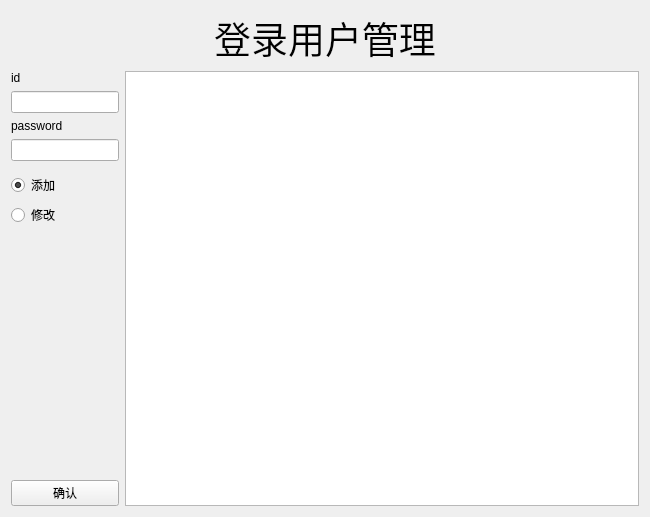
<?xml version="1.0" encoding="UTF-8"?>
<ui version="4.0">
 <class>UserWindow</class>
 <widget class="QWidget" name="UserWindow">
  <property name="geometry">
   <rect>
    <x>0</x>
    <y>0</y>
    <width>650</width>
    <height>517</height>
   </rect>
  </property>
  <property name="windowTitle">
   <string>Form</string>
  </property>
  <layout class="QGridLayout" name="gridLayout">
   <item row="7" column="0" colspan="2">
    <widget class="QRadioButton" name="rdb_modi">
     <property name="text">
      <string>修改</string>
     </property>
    </widget>
   </item>
   <item row="6" column="0" colspan="2">
    <widget class="QRadioButton" name="rdb_add">
     <property name="text">
      <string>添加</string>
     </property>
     <property name="checked">
      <bool>true</bool>
     </property>
    </widget>
   </item>
   <item row="3" column="0" colspan="2">
    <widget class="QLabel" name="label_3">
     <property name="text">
      <string>password</string>
     </property>
    </widget>
   </item>
   <item row="1" column="2" rowspan="9">
    <widget class="QTableView" name="tableView"/>
   </item>
   <item row="2" column="0" colspan="2">
    <widget class="QLineEdit" name="ldt_id"/>
   </item>
   <item row="8" column="0" colspan="2">
    <spacer name="verticalSpacer_2">
     <property name="orientation">
      <enum>Qt::Vertical</enum>
     </property>
     <property name="sizeHint" stdset="0">
      <size>
       <width>20</width>
       <height>235</height>
      </size>
     </property>
    </spacer>
   </item>
   <item row="0" column="0" colspan="3">
    <widget class="QLabel" name="label">
     <property name="font">
      <font>
       <pointsize>28</pointsize>
      </font>
     </property>
     <property name="text">
      <string>登录用户管理</string>
     </property>
     <property name="alignment">
      <set>Qt::AlignCenter</set>
     </property>
    </widget>
   </item>
   <item row="1" column="0">
    <widget class="QLabel" name="label_2">
     <property name="text">
      <string>id</string>
     </property>
    </widget>
   </item>
   <item row="9" column="0" colspan="2">
    <widget class="QPushButton" name="btn_adduser">
     <property name="text">
      <string>确认</string>
     </property>
    </widget>
   </item>
   <item row="4" column="0" colspan="2">
    <widget class="QLineEdit" name="ldt_password"/>
   </item>
  </layout>
 </widget>
 <resources/>
 <connections/>
</ui>
